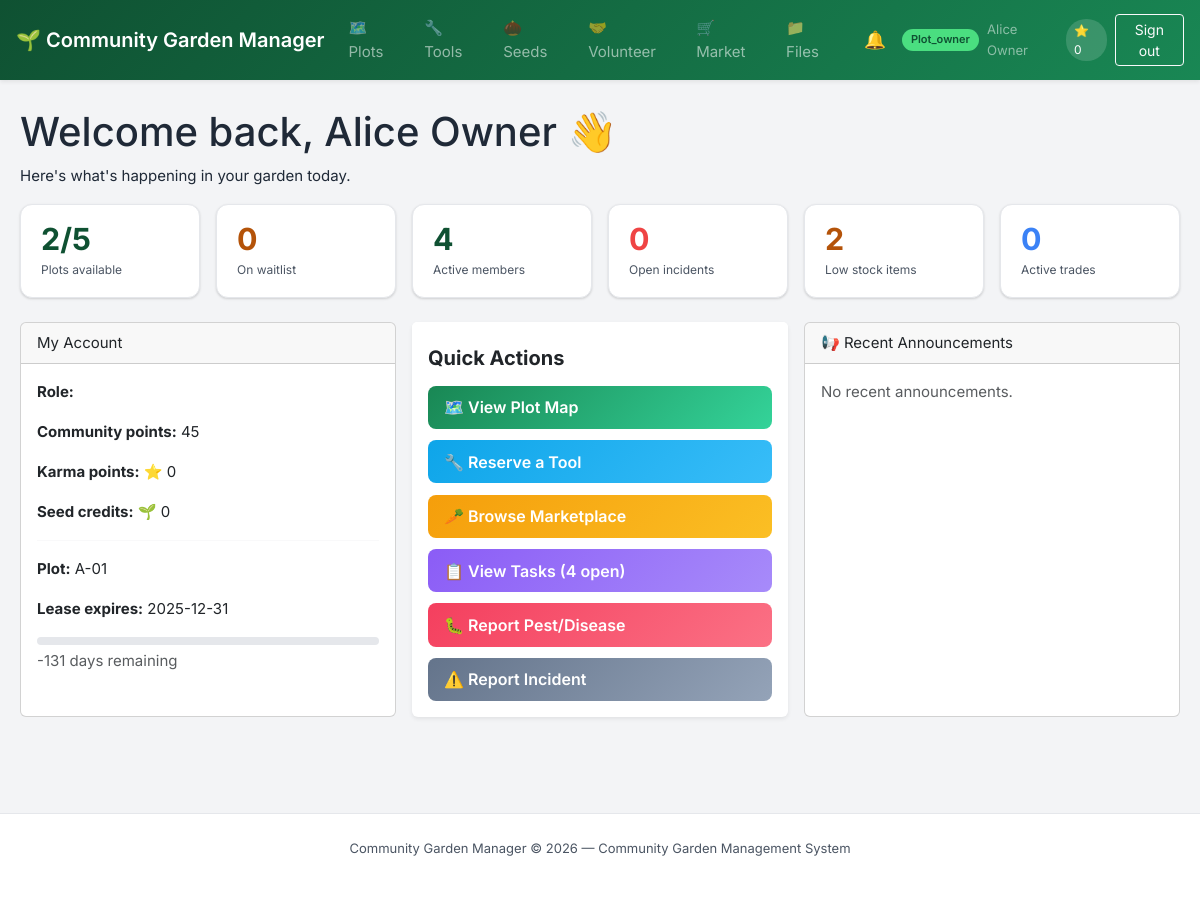
Screenshot of /index.php (signed in) with the database file from the repository.
### tables this page shows
CREATE TABLE `leases` (
  `id` int(11) NOT NULL AUTO_INCREMENT,
  `plot_id` int(11) NOT NULL,
  `user_id` int(11) NOT NULL,
  `start_date` date NOT NULL,
  `end_date` date NOT NULL,
  `base_fee` decimal(10,2) NOT NULL,
  `soil_multiplier` decimal(4,2) DEFAULT 1.00,
  `membership_discount` decimal(4,2) DEFAULT 0.00,
  `total_fee` decimal(10,2) NOT NULL,
  `status` enum('active','expired','terminated','grace_period') DEFAULT 'active',
  `created_at` timestamp NOT NULL DEFAULT current_timestamp(),
  PRIMARY KEY (`id`),
  KEY `plot_id` (`plot_id`),
  KEY `user_id` (`user_id`),
  CONSTRAINT `leases_ibfk_1` FOREIGN KEY (`plot_id`) REFERENCES `plots` (`id`),
  CONSTRAINT `leases_ibfk_2` FOREIGN KEY (`user_id`) REFERENCES `users` (`id`)
);

CREATE TABLE `plots` (
  `id` int(11) NOT NULL AUTO_INCREMENT,
  `plot_code` varchar(20) NOT NULL,
  `boundary_coords` text DEFAULT NULL,
  `area_sqm` decimal(8,2) DEFAULT NULL,
  `sunlight_level` enum('full','partial','shade') DEFAULT 'full',
  `soil_quality` enum('premium','standard','poor') DEFAULT 'standard',
  `status` enum('available','occupied','maintenance','reserved') DEFAULT 'available',
  `compliance_status` enum('compliant','warning','violation') DEFAULT 'compliant',
  `lat` decimal(10,8) DEFAULT NULL,
  `lng` decimal(11,8) DEFAULT NULL,
  `grid_x` tinyint(3) unsigned DEFAULT NULL,
  `grid_y` tinyint(3) unsigned DEFAULT NULL,
  `created_at` timestamp NOT NULL DEFAULT current_timestamp(),
  PRIMARY KEY (`id`),
  UNIQUE KEY `plot_code` (`plot_code`),
  UNIQUE KEY `unique_grid_cell` (`grid_x`,`grid_y`)
);

### core/Controller.php (called while the page is built, shortened)
<?php
abstract class Controller {
    protected function model($model) {
        return new $model();
    }
    protected function view($view, $data = []) {
        extract($data);
        require_once __DIR__ . '/../views/' . $view . '.php';
    }
}

### controllers/DashboardController.php (called while the page is built)
<?php
require_once __DIR__ . '/../core/Controller.php';
class DashboardController extends Controller {
    public function index($user) {
        $model = $this->model('DashboardModel');
        $stats = $model->getQuickStats();
        $myLease = $model->getMyLease($user['id'], $user['role_name']);
        $broadcasts = $model->getRecentBroadcasts();
        $this->view('dashboard', [
            'user' => $user,
            'stats' => $stats,
            'myLease' => $myLease,
            'broadcasts' => $broadcasts,
            'pageTitle' => 'Dashboard'
        ]);
    }
}

### index.php (called while the page is built, shortened)
<?php
require_once __DIR__ . '/config/db.php';
require_once __DIR__ . '/config/constants.php';
$user      = requireLogin();
require_once __DIR__ . '/controllers/DashboardController.php';
$controller = new DashboardController();
$controller->index($user);

### config/constants.php (called while the page is built, shortened)
<?php
function e(string $s): string {
    return htmlspecialchars($s, ENT_QUOTES | ENT_SUBSTITUTE, 'UTF-8');
}

### config/db.php (called while the page is built, shortened)
<?php
class Database {
    private static $instance = null;
    private $connection;
    private function __construct() {
        $dsn = "mysql:host=" . DB_HOST . ";port=" . DB_PORT . ";dbname=" . DB_NAME . ";charset=utf8mb4";
        try {
            $this->connection = new PDO($dsn, DB_USER, DB_PASS, [
                PDO::ATTR_ERRMODE => PDO::ERRMODE_EXCEPTION,
                PDO::ATTR_DEFAULT_FETCH_MODE => PDO::FETCH_ASSOC,
                PDO::ATTR_EMULATE_PREPARES => false,
            ]);
        } catch (PDOException $e) {
            die(json_encode(["error" => "Database connection failed: " . $e->getMessage()]));
        }
    }
    public static function getInstance() {
        if (self::$instance === null) {
            self::$instance = new Database();
        }
        return self::$instance;
    }
    public function getConnection() {
        return $this->connection;
    }
}

### core/Model.php (called while the page is built, shortened)
<?php
require_once __DIR__ . '/../config/db.php';
abstract class Model {
    public function __construct() {
        $this->db = Database::getInstance()->getConnection();
    }
}

### models/DashboardModel.php (called while the page is built)
<?php
require_once __DIR__ . '/../core/Model.php';
class DashboardModel extends Model {
    public function getQuickStats() {
        return [
            'totalPlots'     => $this->db->query("SELECT COUNT(*) FROM plots")->fetchColumn(),
            'availablePlots' => $this->db->query("SELECT COUNT(*) FROM plots WHERE status='available'")->fetchColumn(),
            'totalMembers'   => $this->db->query("SELECT COUNT(*) FROM users WHERE is_active=1")->fetchColumn(),
            'openIncidents'  => $this->db->query("SELECT COUNT(*) FROM incidents WHERE status='open'")->fetchColumn(),
            'lowStock'       => $this->db->query("SELECT COUNT(*) FROM consumables WHERE stock_level <= reorder_threshold")->fetchColumn(),
            'activeTrades'   => $this->db->query("SELECT COUNT(*) FROM flash_trades WHERE status='active' AND expires_at > NOW()")->fetchColumn(),
            'openTasks'      => $this->db->query("SELECT COUNT(*) FROM tasks WHERE status='open'")->fetchColumn(),
            'waitlistCount'  => $this->db->query("SELECT COUNT(*) FROM waitlist WHERE status='waiting'")->fetchColumn(),
        ];
    }
    public function getMyLease($userId, $role) {
        if ($role === 'plot_owner') {
            $stmt = $this->db->prepare("SELECT l.*, p.plot_code FROM leases l JOIN plots p ON l.plot_id=p.id WHERE l.user_id=? AND l.status='active' LIMIT 1");
            $stmt->execute([$userId]);
            return $stmt->fetch();
        }
        return null;
    }
    public function getRecentBroadcasts() {
        return $this->db->query("SELECT b.*, u.full_name FROM broadcasts b JOIN users u ON b.admin_id=u.id ORDER BY b.sent_at DESC LIMIT 3")->fetchAll();
    }
}

### views/dashboard.php (the view, shortened to what this page needs)
<?php require_once __DIR__ . '/../includes/header.php'; ?>
<div class="page-header">
    <h1>Welcome back, <?= e($user['full_name']) ?> 👋</h1>
    <p>Here's what's happening in your garden today.</p>
</div>
<div class="stats-row">
    <div class="stat-card">
        <span class="stat-value"><?= $stats['availablePlots'] ?>/<?= $stats['totalPlots'] ?></span>
        <span class="stat-label">Plots available</span>
    </div>
    <div class="stat-card accent-amber">
        <span class="stat-value"><?= $stats['waitlistCount'] ?></span>
        <span class="stat-label">On waitlist</span>
    </div>
    <div class="stat-card">
        <span class="stat-value"><?= $stats['totalMembers'] ?></span>
        <span class="stat-label">Active members</span>
    </div>
    <div class="stat-card accent-coral">
        <span class="stat-value"><?= $stats['openIncidents'] ?></span>
        <span class="stat-label">Open incidents</span>
    </div>
    <div class="stat-card accent-amber">
        <span class="stat-value"><?= $stats['lowStock'] ?></span>
        <span class="stat-label">Low stock items</span>
    </div>
    <div class="stat-card accent-blue">
        <span class="stat-value"><?= $stats['activeTrades'] ?></span>
        <span class="stat-label">Active trades</span>
    </div>
</div>
<div class="dashboard-grid">
    <div class="card">
        <div class="card-header">My Account</div>
        <div class="card-body">
            <p><strong>Role:</strong> <span class="badge badge-success"><?= e($user['role_name']) ?></span></p>
            <p class="mt-1"><strong>Community points:</strong> <?= (int)$user['points'] ?></p>
            <p class="mt-1"><strong>Karma points:</strong> ⭐ <?= (int)$user['karma'] ?></p>
            <p class="mt-1"><strong>Seed credits:</strong> 🌱 <?= (int)$user['credits'] ?></p>
            <?php if ($myLease): ?>
                <hr style="margin:1rem 0; border-color:var(--gray-200)">
                <p><strong>Plot:</strong> <?= e($myLease['plot_code']) ?></p>
                <p class="mt-1"><strong>Lease expires:</strong> <?= e($myLease['end_date']) ?></p>
                <?php
                    $daysLeft = (int)((strtotime($myLease['end_date']) - time()) / 86400);
                ?>
                <div class="progress mt-1">
                </div>
                <p class="text-sm text-muted mt-1"><?= $daysLeft ?> days remaining</p>
            <?php else: ?>
                <p class="text-sm text-muted mt-2">No active lease. <a href="<?= APP_URL ?>/modules/land/waitlist.php">Join the waitlist</a></p>
            <?php endif; ?>
        </div>
    </div>
    <div class="card border-0 shadow-sm">
        <div class="card-header bg-white border-0 pt-4 pb-0">
            <h5 class="fw-bold text-dark mb-0">Quick Actions</h5>
        </div>
        <div class="card-body" style="display:flex;flex-direction:column;gap:.7rem">
            <a class="btn btn-qa btn-qa-1" href="<?= APP_URL ?>/modules/land/plots.php">🗺️ View Plot Map</a>
            <a class="btn btn-qa btn-qa-2" href="<?= APP_URL ?>/modules/resources/tools.php">🔧 Reserve a Tool</a>
            <a class="btn btn-qa btn-qa-3" href="<?= APP_URL ?>/modules/marketplace/trades.php">🥕 Browse Marketplace</a>
            <a class="btn btn-qa btn-qa-4" href="<?= APP_URL ?>/modules/volunteer/tasks.php">📋 View Tasks (<?= $stats['openTasks'] ?> open)</a>
            <a class="btn btn-qa btn-qa-5" href="<?= APP_URL ?>/modules/land/pest_report.php">🐛 Report Pest/Disease</a>
            <a class="btn btn-qa btn-qa-6" href="<?= APP_URL ?>/modules/volunteer/incidents.php">⚠️ Report Incident</a>
        </div>
    </div>
    <div class="card">
        <div class="card-header">📢 Recent Announcements</div>
        <div class="card-body">
            <?php if ($broadcasts): ?>
                <?php foreach ($broadcasts as $b): ?>
                    <div style="margin-bottom:.85rem;padding-bottom:.85rem;border-bottom:1px solid var(--gray-200)">
                        <div class="d-flex align-items-center gap-1">
                            <span class="badge badge-<?= $b['site_status']==='emergency'?'danger':($b['site_status']==='warning'?'warning':'info') ?>"><?= e($b['site_status']) ?></span>
                            <strong><?= e($b['title']) ?></strong>
                        </div>
                        <p class="text-sm text-muted mt-1"><?= e(substr($b['message'],0,100)) ?>...</p>
                        <p class="text-sm text-muted">By <?= e($b['full_name']) ?> — <?= date('d M Y', strtotime($b['sent_at'])) ?></p>
                    </div>
                <?php endforeach; ?>
            <?php else: ?>
                <p class="text-muted">No recent announcements.</p>
            <?php endif; ?>
        </div>
    </div>
</div>
<?php require_once __DIR__ . '/../includes/footer.php'; ?>

### assets/css/style.css (style rules this page uses)
:root { --green-dark: #0f5132; --green-mid: #198754; --green-light: #4ade80; --green-pale: #D1FAE5; --amber: #F59E0B; --amber-dark: #B45309; --coral: #EF4444; --blue: #3B82F6; --blue-pale: #DBEAFE; --gray-100: #F3F4F6; --gray-200: #E5E7EB; --gray-400: #9CA3AF; --gray-600: #4B5563; --gray-800: #1F2937; --white: #ffffff; --shadow-sm: 0 1px 3px rgba(0, 0, 0, 0.1), 0 1px 2px rgba(0, 0, 0, 0.06); --shadow-md: 0 4px 6px -1px rgba(0, 0, 0, 0.1), 0 2px 4px -1px rgba(0, 0, 0, 0.06); --radius: 8px; --radius-lg: 12px; --font: 'Inter', 'Segoe UI', system-ui, sans-serif; }
body { font-family: var(--font); font-size: 15px; color: var(--gray-800); background: var(--gray-100); line-height: 1.6; display: flex; flex-direction: column; min-height: 100vh; }
a { color: var(--green-mid); text-decoration: none; }
.stats-row { display: grid; grid-template-columns: repeat(auto-fit, minmax(150px, 1fr)); gap: 1rem; margin-bottom: 1.5rem; }
.stat-card { background: var(--white); border: 1px solid var(--gray-200); border-radius: var(--radius-lg); padding: 1.1rem 1.25rem; display: flex; flex-direction: column; gap: .25rem; box-shadow: var(--shadow-sm); }
.stat-card .stat-value { font-size: 1.9rem; font-weight: 700; color: var(--green-dark); line-height: 1.1; }
.stat-card .stat-label { font-size: 12px; color: var(--gray-600); }
.stat-card.accent-amber .stat-value { color: var(--amber-dark); }
.stat-card.accent-coral .stat-value { color: var(--coral); }
.stat-card.accent-blue .stat-value { color: var(--blue); }
.btn-qa { text-align: left; font-weight: 600; border: none; color: #fff; padding: 0.6rem 1rem; transition: all 0.2s; border-radius: var(--radius); }
.btn-qa-1 { background: linear-gradient(135deg, var(--green-mid), #34D399); }
.btn-qa-2 { background: linear-gradient(135deg, #0EA5E9, #38BDF8); }
.btn-qa-3 { background: linear-gradient(135deg, #F59E0B, #FBBF24); }
.btn-qa-4 { background: linear-gradient(135deg, #8B5CF6, #A78BFA); }
.btn-qa-5 { background: linear-gradient(135deg, #F43F5E, #FB7185); }
.btn-qa-6 { background: linear-gradient(135deg, #64748B, #94A3B8); }
.dashboard-grid { display: grid; grid-template-columns: repeat(auto-fit, minmax(300px, 1fr)); gap: 1rem; margin-top: 1rem; }
.progress { background: var(--gray-200); border-radius: 4px; height: 8px; overflow: hidden; }

### rows the page displays
leases: plot.plot_code "A-01", end_date "2025-12-31", end_date "-131"

### other values shown
APP_NAME "Community Garden Manager"
$role "Plot_owner"
$user['full_name'] "Alice Owner"
$user['karma'] "0"
$stats['availablePlots'] "2"
$stats['totalPlots'] "5"
$stats['waitlistCount'] "0"
$stats['totalMembers'] "4"
$stats['openIncidents'] "0"
$stats['lowStock'] "2"
$stats['activeTrades'] "0"
$user['points'] "45"
$user['credits'] "0"
$stats['openTasks'] "4"
